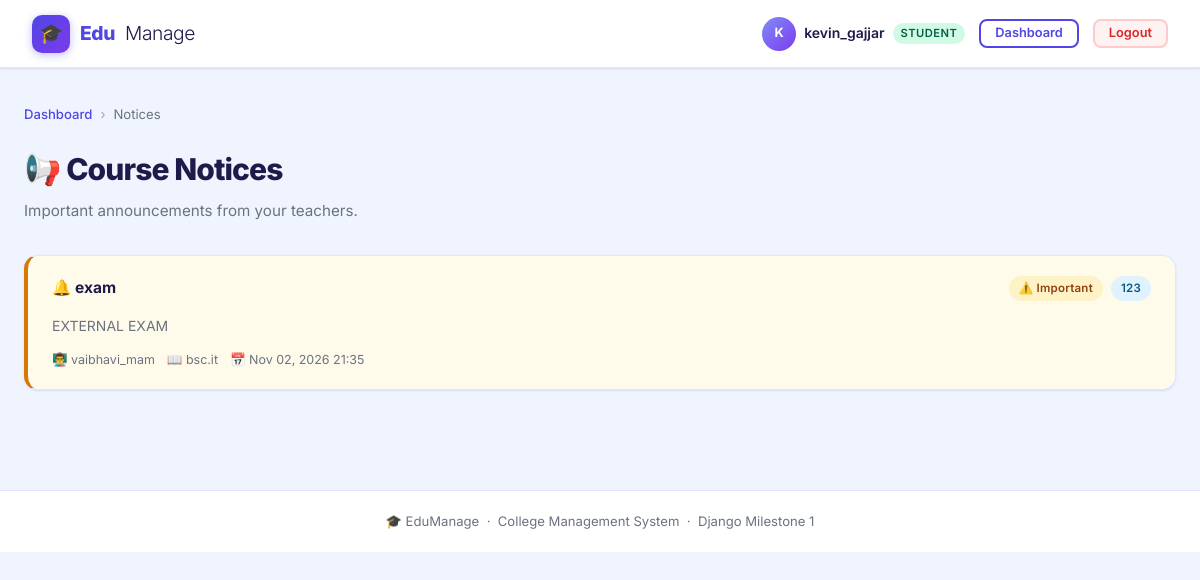
Page /student/notices/ (signed in) on the committed database.
### academics/models.py (models this page shows, shortened)
class Notice(models.Model):
    course = models.ForeignKey(
        Course,
        on_delete=models.PROTECT,
        related_name="notices",
    )
    teacher = models.ForeignKey(
        Teacher,
        on_delete=models.PROTECT,
        related_name="notices",
    )
    title = models.CharField(max_length=150)
    message = models.TextField()
    posted_on = models.DateTimeField(auto_now_add=True)
    important = models.BooleanField(default=False)
    class Meta:
        ordering = ["-posted_on"]

class Course(models.Model):
    name = models.CharField(max_length=100)
    code = models.CharField(max_length=12, unique=True)
    department = models.ForeignKey(
        Department,
        on_delete=models.PROTECT,
        related_name="courses",
    )
    duration_years = models.PositiveSmallIntegerField(
        default=3,
        validators=[MinValueValidator(1), MaxValueValidator(6)],
    )
    class Meta:
        ordering = ["name"]

class Teacher(models.Model):
    user = models.OneToOneField(
        settings.AUTH_USER_MODEL,
        on_delete=models.PROTECT,
        related_name="teacher_profile",
    )
    employee_id = models.CharField(max_length=20, unique=True)
    department = models.ForeignKey(
        Department,
        on_delete=models.PROTECT,
        related_name="teachers",
    )
    courses = models.ManyToManyField(
        Course,
        blank=True,
        related_name="teachers",
    )
    joining_date = models.DateField(auto_now_add=True)
    class Meta:
        ordering = ["employee_id"]

### core/views.py (the view)
@login_required
def student_notices(request):
    try:
        student = request.user.student_profile
    except Student.DoesNotExist:
        raise PermissionDenied
    notices = (
        Notice.objects
        .filter(course__enrollments__student=student)
        .select_related("course", "teacher__user")
        .distinct()
    )
    return render(
        request,
        "core/student_notices.html",
        {"notices": notices},
    )

### core/templates/core/student_notices.html (shortened to what this page needs)
{% extends "base.html" %}
{% block content %}
<div class="page-content">
  <div class="breadcrumb">
    <a href="{% url 'student_dashboard' %}">Dashboard</a>
    <span class="sep">›</span>
    <span>Notices</span>
  </div>
  <div class="page-header">
    <h1>📢 Course Notices</h1>
    <p>Important announcements from your teachers.</p>
  </div>
  {% if notices %}
  <div style="display:flex;flex-direction:column;gap:14px;">
    {% for notice in notices %}
    <div class="notice-card {% if notice.important %}important{% endif %}" style="animation-delay:{{ forloop.counter0 }}0ms">
      <div style="display:flex;align-items:flex-start;justify-content:space-between;gap:12px;margin-bottom:8px;flex-wrap:wrap;">
        <h3>
          {% if notice.important %}🔔 {% endif %}{{ notice.title }}
        </h3>
        <div style="display:flex;gap:8px;">
          {% if notice.important %}
            <span class="badge badge-warning">⚠️ Important</span>
          {% endif %}
          <span class="badge badge-info">{{ notice.course.code }}</span>
        </div>
      </div>
      <p>{{ notice.message }}</p>
      <div class="notice-footer">
        <span>👨‍🏫 {{ notice.teacher.user.get_full_name|default:notice.teacher.user.username }}</span>
        <span>📖 {{ notice.course.name }}</span>
        <span>📅 {{ notice.posted_on|date:"M d, Y H:i" }}</span>
      </div>
    </div>
    {% endfor %}
  </div>
  {% else %}
  <div class="empty-state">
    <div class="empty-icon">📭</div>
    <h3>No Notices Yet</h3>
    <p>Your teachers haven't posted any notices yet.</p>
  </div>
  {% endif %}
</div>
{% endblock %}

### core/templates/base.html (shortened to what this page needs)
{% load static %}
<!doctype html>
<html lang="en">
<head>
  <link rel="stylesheet" href="{% static 'core/site.css' %}">
</head>
<body>
  <nav class="navbar">
    <a href="{% url 'home' %}" class="navbar-logo">
      <div class="logo-icon">🎓</div>
      Edu<span>Manage</span>
    </a>
    <div class="nav-actions">
      {% if user.is_authenticated %}
        <div class="nav-user">
          <div class="nav-avatar">
            {{ user.get_full_name|default:user.username|slice:":1"|upper }}
          </div>
          <div>
            <div style="font-weight:600;color:var(--text);font-size:.875rem;">
              {{ user.get_full_name|default:user.username }}
            </div>
          </div>
          {% if user.teacher_profile %}
            <span class="nav-role-badge teacher">Teacher</span>
          {% elif user.student_profile %}
            <span class="nav-role-badge student">Student</span>
          {% endif %}
        </div>
        {% if user.teacher_profile %}
          <a href="{% url 'teacher_dashboard' %}" class="btn btn-outline btn-sm">Dashboard</a>
        {% elif user.student_profile %}
          <a href="{% url 'student_dashboard' %}" class="btn btn-outline btn-sm">Dashboard</a>
        {% endif %}
        <form method="post" action="{% url 'logout' %}" style="margin:0;">
          <button type="submit" class="btn btn-danger btn-sm">Logout</button>
        </form>
      {% else %}
        <a href="{% url 'login' %}" class="btn btn-primary" id="navbar-login-btn">🔐 Login</a>
      {% endif %}
    </div>
  </nav>
  {% block content %}{% endblock %}
  <footer class="footer">
    <p>🎓 EduManage &nbsp;·&nbsp; College Management System &nbsp;·&nbsp; Django Milestone 1</p>
  </footer>
</body>
</html>

### rows in the picture
Notice: title "exam", important "⚠️ Important", course.code "123", message "EXTERNAL EXAM", teacher.user.get_full_name "vaibhavi_mam", course.name "bsc.it", posted_on "Nov 02, 2026 21:35"

### other values in the picture
{{ user.get_full_name|default:user.username|slice:":1"|upper }} "K"
{{ user.get_full_name|default:user.username }} "kevin_gajjar"
